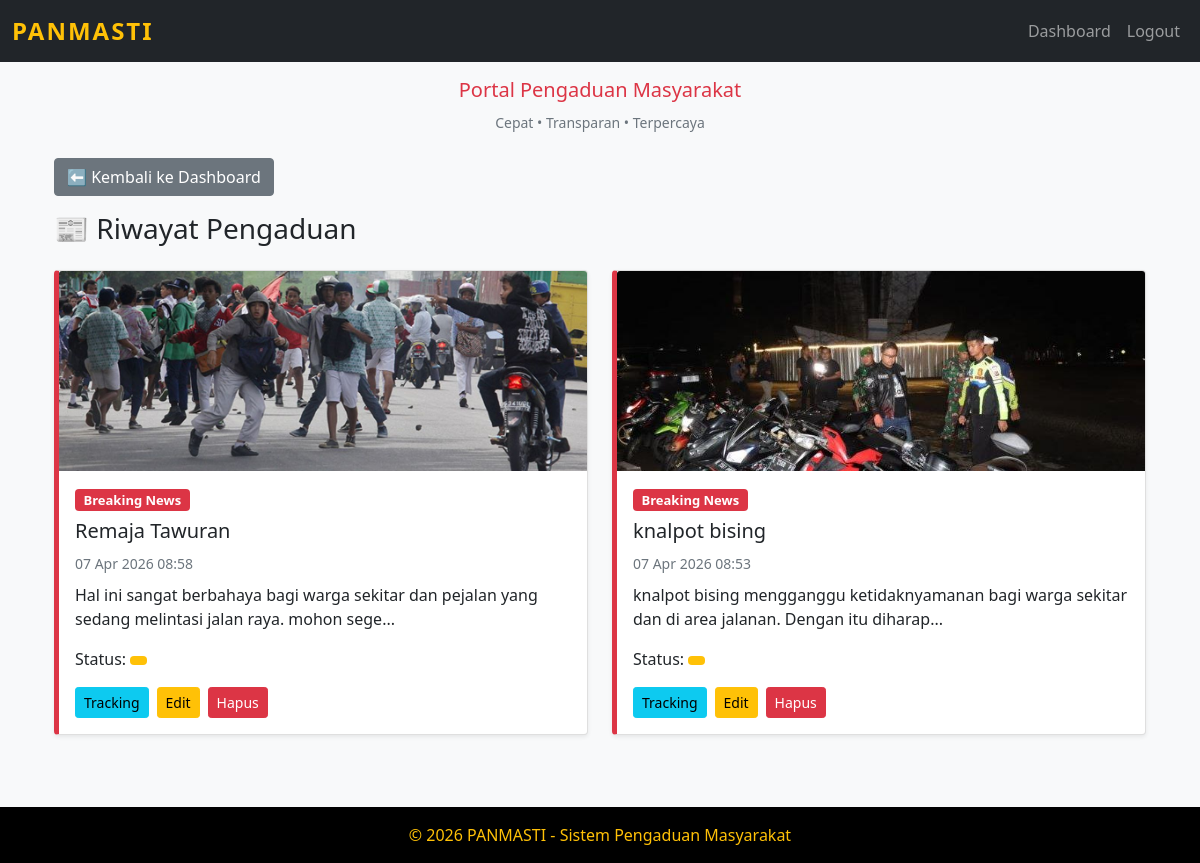
/pengaduanmasyarakat/user/riwayat.php (signed in), run on the app's committed database.
### tables this page shows
CREATE TABLE `pengaduan` (
  `id` int(11) NOT NULL,
  `user_id` int(11) DEFAULT NULL,
  `judul` varchar(200) DEFAULT NULL,
  `isi` text DEFAULT NULL,
  `gambar` varchar(255) DEFAULT NULL,
  `tanggal` datetime DEFAULT NULL,
  `status` enum('pending','proses','selesai') DEFAULT NULL,
  `waktu_dikirim` datetime DEFAULT current_timestamp(),
  `waktu_proses` datetime DEFAULT NULL,
  `waktu_selesai` datetime DEFAULT NULL,
  `tanggal_selesai` datetime DEFAULT NULL
);

### pengaduanmasyarakat/user/riwayat.php (the view, shortened to what this page needs)
<?php
include "../koneksi.php";
include "../header.php";
$id = $_SESSION['id'];
$data = mysqli_query($conn, "SELECT * FROM pengaduan WHERE user_id='$id' ORDER BY tanggal DESC");
?>
<div class="container mt-4">
	<a href="dashboard.php" class="btn btn-secondary mb-3">
        ⬅️ Kembali ke Dashboard
    </a>
    <h3 class="mb-4">📰 Riwayat Pengaduan</h3>
    <?php if(mysqli_num_rows($data) == 0){ ?>
        <div class="alert alert-info text-center">
            Belum ada pengaduan.
        </div>
    <?php } else { ?>
    <div class="row">
        <?php while($d = mysqli_fetch_array($data)) { ?>
        <div class="col-md-6">
            <div class="card mb-4 shadow-sm rounded-4">
                <img src="../upload/<?= $d['gambar'] ?>"
                     class="card-img-top"
                     style="height:200px;object-fit:cover;">
                <div class="card-body">
                    <span class="badge bg-danger mb-2">Breaking News</span>
                    <h5>
                        <a href="detail.php?id=<?= $d['id'] ?>"
                           class="text-dark text-decoration-none">
                            <?= $d['judul'] ?>
                        </a>
                    </h5>
                    <small class="text-muted">
                        <?= date('d M Y H:i', strtotime($d['tanggal'])) ?>
                    </small>
                    <p class="mt-2">
                        <?= substr($d['isi'], 0, 100) ?>...
                    </p>
                    <p>
                        Status:
                        <span class="badge bg-warning text-dark">
                        </span>
                    </p>
                    <div class="d-flex gap-2">
                        <a href="tracking.php?id=<?= $d['id'] ?>" class="btn btn-info btn-sm">
                            Tracking
                        </a>
                        <a href="edit_pengaduan.php?id=<?= $d['id'] ?>" class="btn btn-warning btn-sm">
                            Edit
                        </a>
                        <a href="hapus_pengaduan.php?id=<?= $d['id'] ?>"
                           class="btn btn-danger btn-sm"
                           onclick="return confirm('Yakin ingin menghapus?')">
                            Hapus
                        </a>
                    </div>
                </div>
            </div>
        </div>
        <?php } ?>
    </div>
    <?php } ?>
</div>
<?php include "../footer.php"; ?>

### pengaduanmasyarakat/header.php (shortened to what this page needs)
<!DOCTYPE html>
<html>
<head>
<link href="https://cdn.jsdelivr.net/npm/bootstrap@5.0.2/dist/css/bootstrap.min.css" rel="stylesheet">
</head>
<body>
<nav class="navbar navbar-expand-lg navbar-dark bg-dark">
  <div class="container-fluid">
    <a class="navbar-brand" href="dashboard.php">PANMASTI</a>
    <div class="collapse navbar-collapse">
      <ul class="navbar-nav ms-auto">
        <li class="nav-item">
          <a class="nav-link" href="dashboard.php">Dashboard</a>
        </li>
        <li class="nav-item">
          <a class="nav-link" href="../logout.php">Logout</a>
        </li>
      </ul>
    </div>
  </div>
</nav>
<div class="text-center mt-3">
<h5>Portal Pengaduan Masyarakat</h5>
<small class="text-muted">Cepat • Transparan • Terpercaya</small>
</div>
<div class="container mt-4">

### pengaduanmasyarakat/footer.php
</div>
<footer class="text-center p-3 mt-5">
© 2026 PANMASTI - Sistem Pengaduan Masyarakat
</footer>
</body>
</html>

### pengaduanmasyarakat/header.php (style rules this page uses)
body { background:#f8f9fa; }
.navbar { background:#000; }
.navbar-brand { color:#ffc107 !important; font-size:24px; font-weight:bold; letter-spacing:2px; }
h5 { color:#dc3545; }
.card { border-left:5px solid #dc3545; transition:0.3s ease; cursor:pointer; }
.btn { transition:0.2s; }
a { transition:0.2s; }
.badge { font-size:13px; }
footer { background:#000; color:#ffc107; }

### data on the page
pengaduan: gambar (picture), judul "Remaja Tawuran", tanggal "07 Apr 2026 08:58", isi "Hal ini sangat berbahaya bagi warga sekitar dan pejalan yang sedang melintasi jalan raya. mohon sege"
pengaduan: gambar (picture), judul "knalpot bising", tanggal "07 Apr 2026 08:53", isi "knalpot bising mengganggu ketidaknyamanan bagi warga sekitar dan di area jalanan. Dengan itu diharap"
